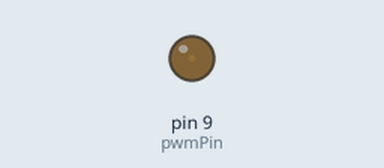
Bench run of a sketch on a simulated Arduino Uno, built with avr-gcc and run on an emulated ATmega328P. Shown: output pins drawn as LEDs (lit = HIGH).

Above: at 0.05 s.
At 1.3 s:
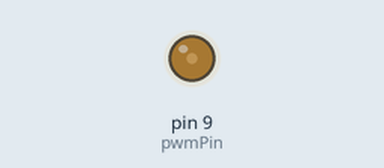
At 2.55 s:
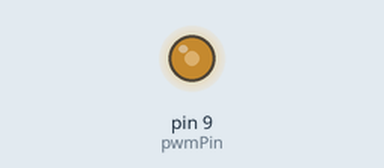
At 5.1 s:
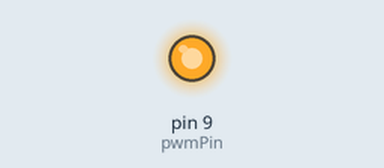
Timing chart, 0 to 6.7 s (numbered marks = the images above):
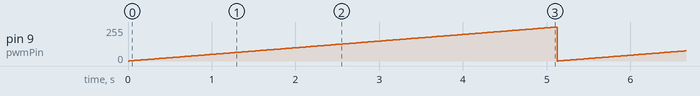

The sketch:

LSV.ino
```cpp
// Definir el pin PWM correcto para Timer1
const int pwmPin = 9;  // Pin 9 (OCR1A en Arduino Uno)

void setup() {
  // Configurar el Timer1 para PWM de 10 bits
  TCCR1A = _BV(COM1A1) | _BV(WGM11) | _BV(WGM10);  // Fast PWM, 10 bits
  TCCR1B = _BV(CS10);  // Sin preescalador (frecuencia máxima)
  pinMode(pwmPin, OUTPUT);
}

void loop() {
  // Generar una rampa LSV
  for (int dutyCycle = 0; dutyCycle < 1024; dutyCycle++) {
    OCR1A = dutyCycle;  // Establecer ciclo de trabajo (10 bits)
    delay(5);  // Controlar velocidad de barrido
  }
}
```

Measured:
- by itself, pin 9 (pwmPin): ramps from 0/255 to 255/255 and jumps back, once every 5.1 s
